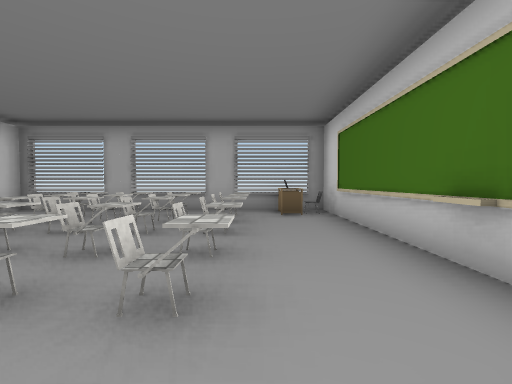
view 1 (above)

12 first-person views from a walk through a Unity game level. The camera is 1.4 m above the floor, tilts 2° down and sees 90° across. Doors are open. The floor is counted in squares, 2 m on a side. Each view is taken from the middle of a square. On the plan, view 1 faces up. The plan holds only what a view shows up to about 9 squares ahead; the rest is blank. The place goes on beyond the plan. The player is left out. Some surface patterns are stand-ins.

view 2
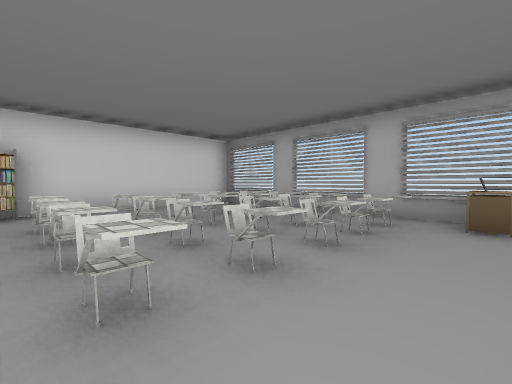

view 3
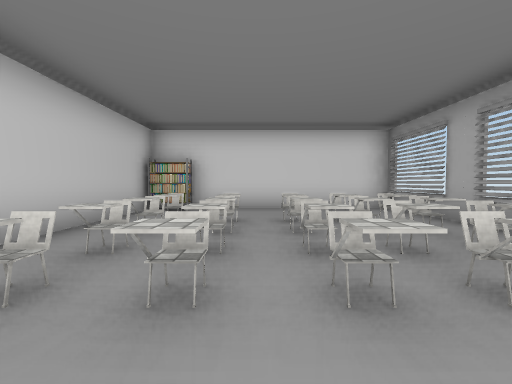

view 4
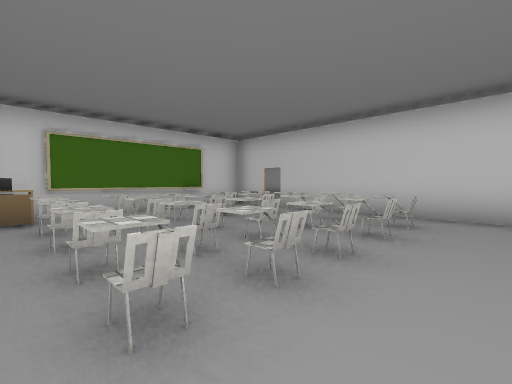

view 5
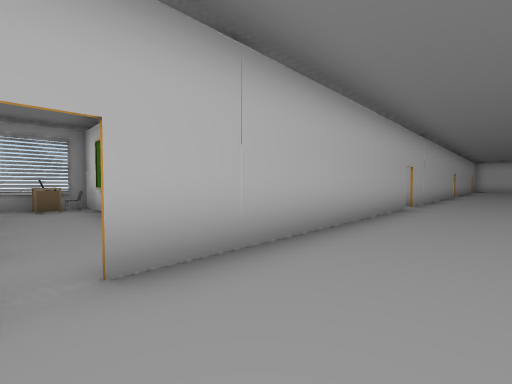

view 6
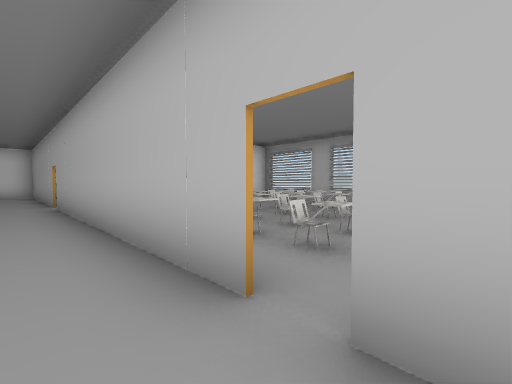

view 7
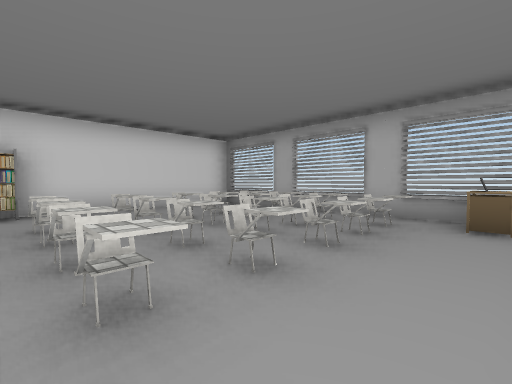

view 8
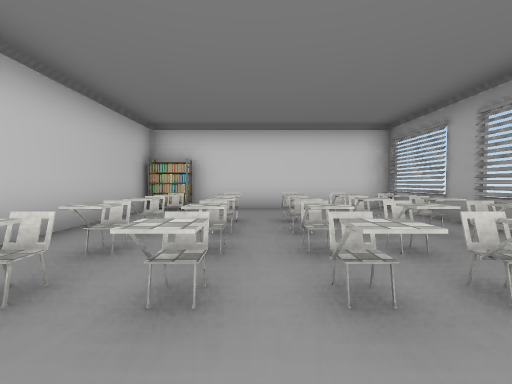

view 9
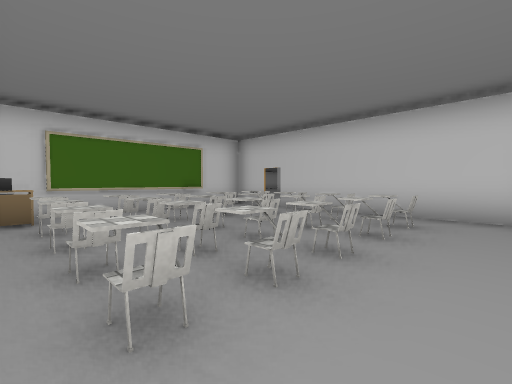

view 10
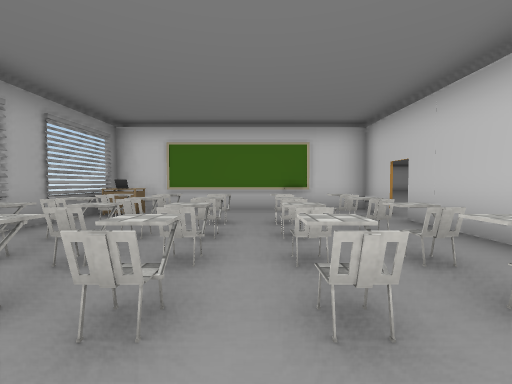

view 11
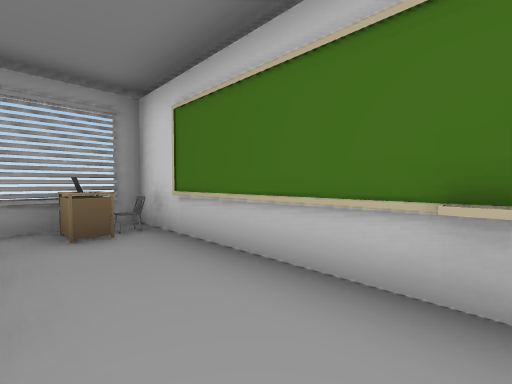

view 12
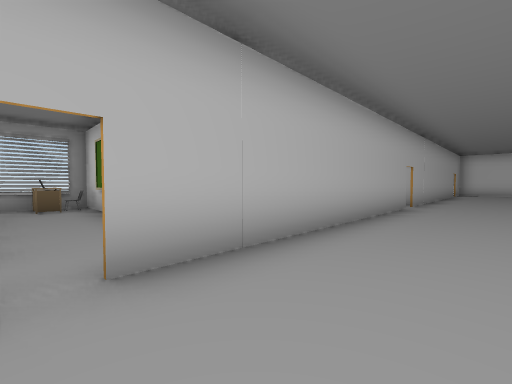

### Floor plan
Points are (right, up) in squares from view 1. A wall is a line through its corners. A room is listed if a view was taken in it or the views show most of it. See-through windows are left out.
Room 1 (views 1, 2, 3, 4)
walls: (1.6, 1.8) (1.6, 2.4); (0.5, 0.1) (1.7, 0.1) (1.7, 5.6); (1.9, 1.5) (1.9, 0); (-5.9, 0.1) (-0.1, 0.1); (-6.1, 6.5) (-6.1, 0.1)
ways out: opening at (0, 0) to room 2
objects: rack (-6, 1); chair (-4, 1); chair (-4, 2); chair (-4, 4); chair (-4, 5); chair (-4, 6); chair (-3, 1) to (-2, 1); chair (-3, 2); chair (-3, 4); chair (-3, 5); chair (-2, 2); chair (-2, 4); chair (-2, 5); chair (-2, 6); chair (0, 1); chair (0, 3); chair (0, 4); chair (0, 5); chair (0, 6); table (1, 5); other object (1, 6); rack (2, 1); other object (2, 6)
Room 2 (views 5, 6, 12)
walls: (-0.1, 0) (-2.8, 0); (7.9, 0) (0.5, 0); (15.6, 0) (8.5, 0); (18.8, 0) (16.5, 0)
ways out: opening at (0, 0) to room 1; opening at (8, 0) to room 3; opening at (16, 0)
Room 3 (views 7, 8, 9, 10, 11)
walls: (9.6, 1.8) (9.6, 2.4); (1.9, 5.5) (1.9, 1.5); (8.5, 0.1) (9.7, 0.1) (9.7, 5.6); (2.1, 0.1) (7.9, 0.1)
ways out: opening at (8, 0) to room 2
objects: chair (4, 1) to (5, 1); chair (4, 2) to (5, 2); chair (4, 4); chair (4, 5); chair (4, 6); chair (5, 4); chair (5, 5); chair (6, 1); chair (6, 2); chair (6, 4); chair (7, 1); chair (7, 3); chair (7, 5); chair (7, 6); chair (8, 1); chair (8, 3); chair (8, 4); chair (8, 5); chair (8, 6); table (9, 5); other object (9, 6); chair (10, 6)

Positions as (right, up) in squares from view 1, and headings:
1: (0, 0), facing up
2: (1, 1), facing up-left
3: (1, 3), facing left
4: (-5, 6), facing down-right
5: (0, -2), facing up-right
6: (9, -1), facing up-left
7: (9, 1), facing up-left
8: (9, 3), facing left
9: (3, 6), facing down-right
10: (3, 3), facing right
11: (8, 2), facing up-right
12: (8, -2), facing up-right
